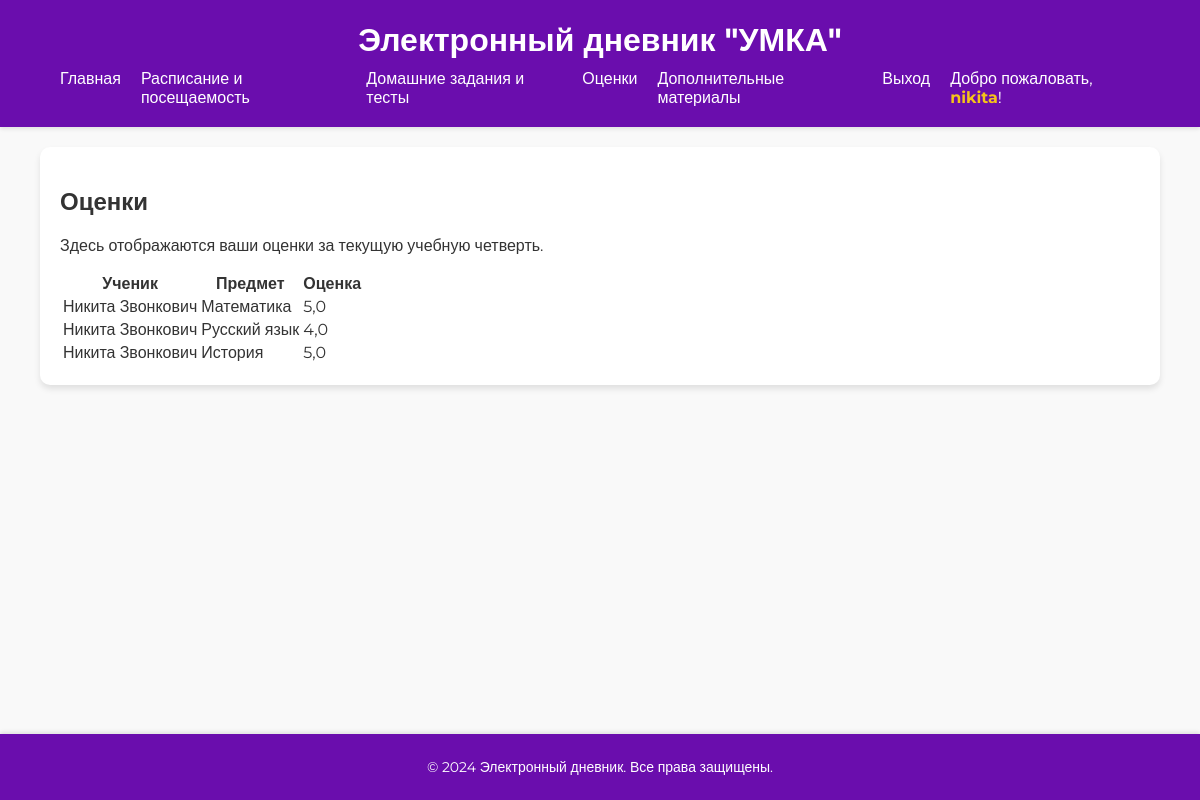
/grades/ (signed in), run on the app's committed database.
### school/models.py (models this page shows, shortened)
class User(AbstractUser):
    is_teacher = models.BooleanField(default=False)
    is_student = models.BooleanField(default=False)
    is_parent = models.BooleanField(default=False)
    groups = models.ManyToManyField(
        Group,
        related_name="custom_user_set",
        blank=True
    )
    user_permissions = models.ManyToManyField(
        Permission,
        related_name="custom_user_permissions_set",
        blank=True
    )
    classes = models.ManyToManyField('Class', blank=True, related_name="teachers")

class Grade(models.Model):
    grade_id = models.AutoField(primary_key=True)
    student = models.ForeignKey(Student, on_delete=models.CASCADE, related_name="grades")
    score = models.FloatField()
    subject = models.ForeignKey(Subject, on_delete=models.CASCADE)

class Student(models.Model):
    user = models.OneToOneField(User, on_delete=models.CASCADE)
    name = models.CharField(max_length=100)
    grade_level = models.CharField(max_length=10)
    def __str__(self):
        return self.name

class Subject(models.Model):
    name = models.CharField(max_length=100)

### school/views.py (the view)
# urls.py: path('grades/', views.grades_view, name='grades_view'),
@login_required
def grades_view(request):
    grades = Grade.objects.all()  # Все оценки
    is_teacher = hasattr(request.user, 'teacher_profile')  # Проверяем, является ли пользователь учителем
    for grade in grades:
        print(f"Grade ID: {grade.grade_id}, Student: {grade.student}, Subject: {grade.subject.name}, Score: {grade.score}")
    print("Is teacher:", is_teacher)
    context = {
        'grades': grades,
        'is_teacher': is_teacher
    }
    return render(request, 'grades.html', context)

### templates/grades.html (shortened to what this page needs)
{% extends 'base.html' %}
{% block content %}
<div class="container">
    <h2>Оценки</h2>
    <p>Здесь отображаются ваши оценки за текущую учебную четверть.</p>
    <table>
        <thead>
            <tr>
                <th>Ученик</th>
                <th>Предмет</th>
                <th>Оценка</th>
            </tr>
        </thead>
        <tbody>
            {% for grade in grades %}
                <tr>
                    <td>{{ grade.student }}</td>
                    <td>{{ grade.subject.name }}</td>
                    <td>{{ grade.score }}</td>
                </tr>
            {% endfor %}
        </tbody>
    </table>
</div>
{% endblock %}

### templates/base.html (shortened to what this page needs)
<!DOCTYPE html>
<html lang="ru">
<head>
    <link rel="stylesheet" href="/static/css/style.css">
</head>
<body>
    <header>
        <div class="container">
            <h1>Электронный дневник "УМКА"</h1>
            <nav>
                <ul>
                    <li><a href="/">Главная</a></li>
                    {% if user.is_authenticated %}
                    <li><a href="/schedule">Расписание и посещаемость</a></li>
                    <li><a href="/homework">Домашние задания и тесты</a></li>
                    <li><a href="/grades">Оценки</a></li>
                    <li><a href="/materials">Дополнительные материалы</a></li>
                    <form action="{% url 'logout' %}" method="post" style="display:inline;">
                        <button type="submit" class="logout-link">Выход</button>
                    </form>
                        <li>Добро пожаловать, <span style="color: #f6c418; font-weight: bold;">{{ user.username }}</span>!</li>
                    {% else %}
                        <li><a href="/login">Вход</a></li>
                        <li><a href="/register">Регистрация</a></li>
                    {% endif %}
                </ul>
            </nav>
        </div>
    </header>
    <main>
        {% block content %}{% endblock %}
    </main>
    <footer>
        <div class="container">
            <p>&copy; 2024 Электронный дневник. Все права защищены.</p>
        </div>
    </footer>
</body>
</html>

### static/css/style.css (style rules this page uses)
html, body { font-family: 'Montserrat', sans-serif; margin: 0; padding: 0; background-color: #f9f9f9; color: #333; height: 100%; display: flex; flex-direction: column; }
.container { width: 90%; max-width: 1200px; margin: 0 auto; }
header { background-color: #6a0dad; color: white; padding: 20px 0; box-shadow: 0 2px 4px rgba(0, 0, 0, 0.1); }
header h1 { margin: 0; text-align: center; font-weight: 700; }
nav ul { list-style: none; padding: 0; margin: 10px 0 0; display: flex; justify-content: center; gap: 20px; }
nav ul li { margin: 0; }
nav ul li a { color: white; text-decoration: none; font-weight: 500; transition: color 0.3s; }
main { padding: 20px 0; flex: 1; }
main .container { background: white; border-radius: 10px; padding: 20px; box-shadow: 0 4px 6px rgba(0, 0, 0, 0.1); }
footer { background-color: #6a0dad; color: white; padding: 10px 0; text-align: center; position: relative; font-size: 14px; box-shadow: 0 -2px 4px rgba(0, 0, 0, 0.1); }
button { background-color: #6a0dad; color: white; border: none; border-radius: 5px; padding: 10px 20px; font-size: 16px; font-weight: 500; font-family: inherit; cursor: pointer; transition: background-color 0.3s; }
.logout-link { background: none; border: none; color: white; text-decoration: none; font-weight: 500; font-family: inherit; cursor: pointer; padding: 0; transition: color 0.3s; }

### data on the page
User: username "nikita"
Grade: student "Никита Звонкович", subject.name "Математика", score "5,0"
Grade: student "Никита Звонкович", subject.name "Русский язык", score "4,0"
Grade: student "Никита Звонкович", subject.name "История", score "5,0"
